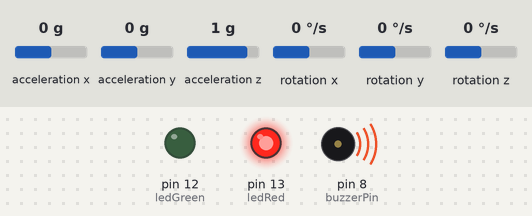
Bench run of a sketch on a simulated Arduino Uno, built with avr-gcc and run on an emulated ATmega328P. Parts: output pins drawn as LEDs (lit = HIGH), buzzer (waves = sounding, pin HIGH). The inputs (shaded band) are chosen by the test bench; at power-on: acceleration z 1 g, acceleration y 0 g, acceleration x 0 g, rotation x 0 °/s, rotation y 0 °/s, rotation z 0 °/s. What the sketch prints to the serial monitor is not drawn.

Above: at 1.2 s.
1.3 s: acceleration z set to 0 g
At 2.1 s:
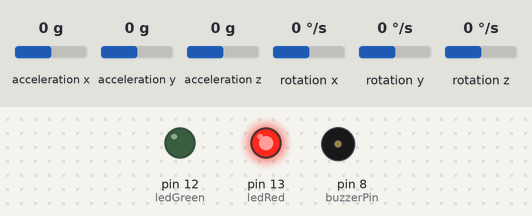
4.9 s: acceleration y set to -1.4 g
At 11.3 s:
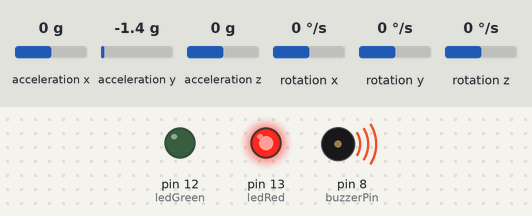
12.2 s: acceleration x set to -1.4 g
Timing chart, 0 to 23.6 s (numbered marks = the images above; inputs shaded):
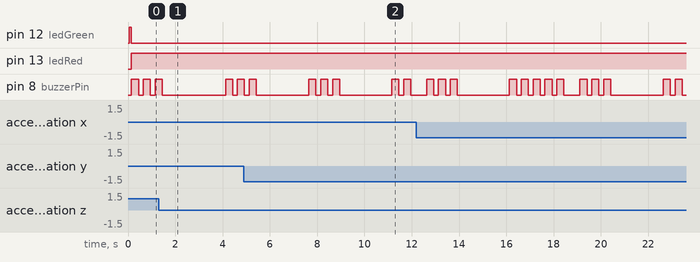

The sketch:

smart_wearables.ino
```cpp
#include <Wire.h>
#include <MPU6050.h>

// ── Your phone number ──────────────────────────
String phoneNumber = "+919176764050";

// ── Geofence settings ──────────────────────────
float safe_lat    = 13.0827;
float safe_lon    = 80.2707;
float safe_radius = 0.5;

// ── Simulated GPS ──────────────────────────────
float current_lat = 13.0900;
float current_lon = 80.2800;

// ── Pins ───────────────────────────────────────
int buzzerPin = 8;
int ledGreen  = 12;
int ledRed    = 13;

// ── MPU6050 ────────────────────────────────────
MPU6050 mpu;
int16_t ax, ay, az, gx, gy, gz;

#define FALL_THRESHOLD    7000
#define IMPACT_THRESHOLD  25000
#define INACTIVITY_LIMIT  10000
#define MOVEMENT_SENS     1500

bool fallDetected = false;
bool smsSent      = false;
unsigned long lastMoveTime = 0;
float lastAx = 0;

// ─────────────────────────────────────────────
float calculateDistance(float lat1, float lon1,
                        float lat2, float lon2) {
  float dlat = lat2 - lat1;
  float dlon = lon2 - lon1;
  return sqrt(dlat * dlat + dlon * dlon) * 111.0;
}

// ── Simulated SMS function ────────────────────
void sendSMS(String message) {
  Serial.println("╔══════════════════════════════════╗");
  Serial.println("║         SMS ALERT TRIGGERED       ║");
  Serial.println("╠══════════════════════════════════╣");
  Serial.print  ("║ TO : ");
  Serial.println(phoneNumber);
  Serial.print  ("║ MSG: ");
  Serial.println(message);
  Serial.println("╚══════════════════════════════════╝");
}

void alertBuzzer(int times) {
  for (int i = 0; i < times; i++) {
    digitalWrite(buzzerPin, HIGH);
    delay(300);
    digitalWrite(buzzerPin, LOW);
    delay(200);
  }
}

// ─────────────────────────────────────────────
void setup() {
  Serial.begin(9600);
  Wire.begin();
  mpu.initialize();

  pinMode(buzzerPin, OUTPUT);
  pinMode(ledGreen,  OUTPUT);
  pinMode(ledRed,    OUTPUT);

  if (mpu.testConnection()) {
    Serial.println("✔ MPU6050 Connected OK");
  } else {
    Serial.println("✘ MPU6050 Connection FAILED");
  }

  Serial.println("==============================");
  Serial.println("  Smart Wearable System ON  ");
  Serial.println("==============================");

  // Light up green on start = safe
  digitalWrite(ledGreen, HIGH);
  lastMoveTime = millis();
}

// ─────────────────────────────────────────────
void loop() {

  // ── 1. Read accelerometer ──────────────────
  mpu.getMotion6(&ax, &ay, &az, &gx, &gy, &gz);
  float totalAccel = sqrt((float)ax*ax +
                          (float)ay*ay +
                          (float)az*az);

  Serial.print("Accel: ");
  Serial.print(totalAccel);

  // ── 2. Fall detection ──────────────────────
  if (totalAccel < FALL_THRESHOLD) {
    Serial.println("  << FREE FALL >>");
    fallDetected = true;
  } else if (fallDetected && totalAccel > IMPACT_THRESHOLD) {
    Serial.println("  << IMPACT AFTER FALL >>");
    digitalWrite(ledRed, HIGH);
    digitalWrite(ledGreen, LOW);
    alertBuzzer(5);
    sendSMS("EMERGENCY! Fall + impact detected. Check immediately.");
    fallDetected = false;
  } else {
    Serial.println("");
  }

  // ── 3. Inactivity detection ────────────────
  float accelChange = abs(ax - lastAx);
  if (accelChange > MOVEMENT_SENS) {
    lastMoveTime = millis();
  }
  lastAx = ax;

  if (millis() - lastMoveTime > INACTIVITY_LIMIT) {
    Serial.println("WARNING: No movement for 10s!");
    alertBuzzer(2);
    sendSMS("WARNING: No movement detected for 10 seconds.");
    lastMoveTime = millis();
  }

  // ── 4. Geofencing ──────────────────────────
  float distance = calculateDistance(safe_lat, safe_lon,
                                     current_lat, current_lon);

  Serial.print("Distance from safe zone: ");
  Serial.print(distance);
  Serial.println(" km");

  if (distance > safe_radius) {
    Serial.println("STATUS: !! OUTSIDE SAFE ZONE !!");
    digitalWrite(ledRed,   HIGH);
    digitalWrite(ledGreen, LOW);
    alertBuzzer(3);

    if (!smsSent) {
      sendSMS("ALERT! Left safe zone. Distance: "
              + String(distance) + " km from home.");
      smsSent = true;
    }

  } else {
    Serial.println("STATUS: SAFE inside zone");
    digitalWrite(ledRed,   LOW);
    digitalWrite(ledGreen, HIGH);
    digitalWrite(buzzerPin, LOW);
    smsSent = false;
  }

  Serial.println("------------------------------");
  delay(2000);
}
```
